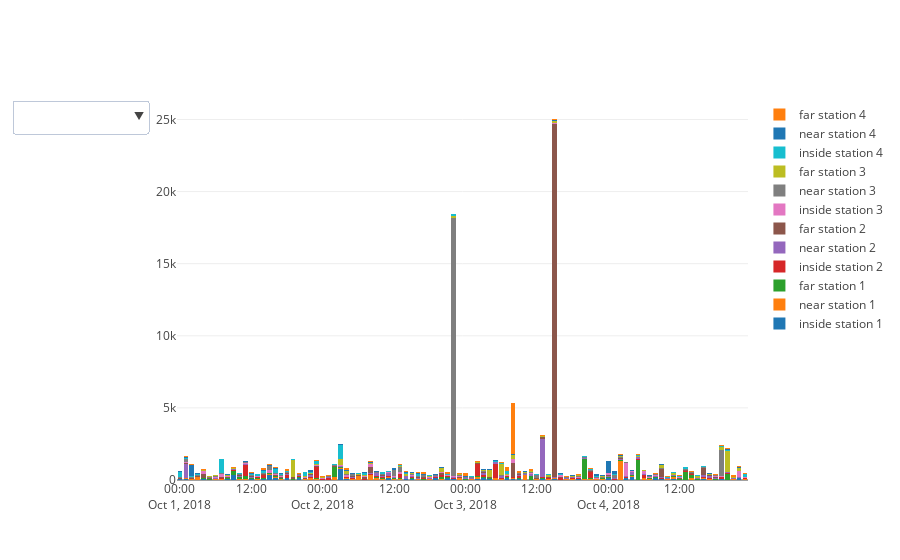

The notebook cell saved with this chart:
### Code cell
#bar_type = 'group'
bar_type = 'stack'

layout = dict(barmode=bar_type,
              updatemenus=updatemenus)

fig = go.Figure(data=data, 
           layout=layout)

#no luga de chamar py.iplot, chama apenas o iplot que foi importado do plotly.offline
iplot(fig, filename = 'tempo medio X data')
